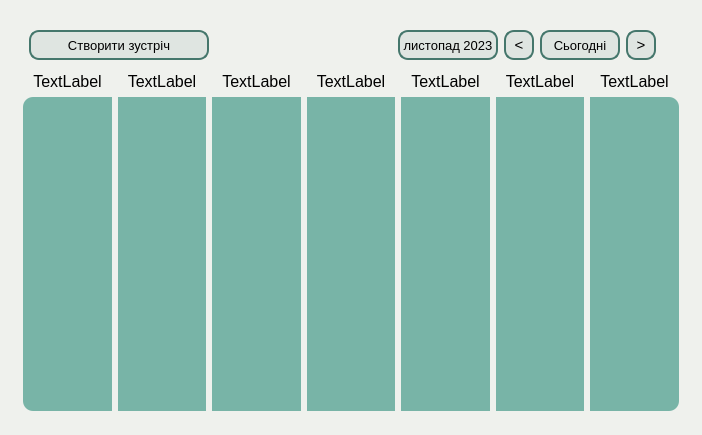
<?xml version="1.0" encoding="UTF-8"?>
<ui version="4.0">
 <class>Form</class>
 <widget class="QWidget" name="Form">
  <property name="geometry">
   <rect>
    <x>0</x>
    <y>0</y>
    <width>702</width>
    <height>435</height>
   </rect>
  </property>
  <property name="windowTitle">
   <string>Form</string>
  </property>
  <property name="styleSheet">
   <string notr="true">background-color: rgb(239, 241, 237);
color: rgb(0, 0, 0);
alternate-background-color: rgb(239, 241, 237);</string>
  </property>
  <layout class="QHBoxLayout" name="horizontalLayout_2">
   <property name="spacing">
    <number>0</number>
   </property>
   <item>
    <layout class="QHBoxLayout" name="horizontalLayout">
     <item>
      <widget class="QGroupBox" name="groupBox">
       <property name="styleSheet">
        <string notr="true">background-color: rgb(239, 241, 237);
border-radius: 10px;</string>
       </property>
       <property name="title">
        <string/>
       </property>
       <layout class="QGridLayout" name="gridLayout_2">
        <property name="topMargin">
         <number>0</number>
        </property>
        <property name="rightMargin">
         <number>0</number>
        </property>
        <property name="bottomMargin">
         <number>0</number>
        </property>
        <item row="1" column="3">
         <widget class="QPushButton" name="chooseDateButton">
          <property name="minimumSize">
           <size>
            <width>100</width>
            <height>30</height>
           </size>
          </property>
          <property name="maximumSize">
           <size>
            <width>100</width>
            <height>30</height>
           </size>
          </property>
          <property name="font">
           <font>
            <pointsize>10</pointsize>
           </font>
          </property>
          <property name="cursor">
           <cursorShape>PointingHandCursor</cursorShape>
          </property>
          <property name="styleSheet">
           <string notr="true">border-radius: 10px;
border-style: solid;
background-color: rgba(69, 119, 108, 25);
border-color: rgb(69, 119, 108);
border-width: 2px;</string>
          </property>
          <property name="text">
           <string>листопад 2023</string>
          </property>
         </widget>
        </item>
        <item row="1" column="1">
         <widget class="QPushButton" name="createMeetButton">
          <property name="sizePolicy">
           <sizepolicy hsizetype="Fixed" vsizetype="Fixed">
            <horstretch>0</horstretch>
            <verstretch>0</verstretch>
           </sizepolicy>
          </property>
          <property name="minimumSize">
           <size>
            <width>180</width>
            <height>30</height>
           </size>
          </property>
          <property name="font">
           <font>
            <pointsize>10</pointsize>
           </font>
          </property>
          <property name="cursor">
           <cursorShape>PointingHandCursor</cursorShape>
          </property>
          <property name="styleSheet">
           <string notr="true">border-radius: 10px;
border-style: solid;
background-color: rgba(69, 119, 108, 25);
border-color: rgb(69, 119, 108);
border-width: 2px;</string>
          </property>
          <property name="text">
           <string>Створити зустріч</string>
          </property>
          <property name="icon">
           <iconset resource="../img/img.qrc">
            <normaloff>:/icons/newMeet.png</normaloff>:/icons/newMeet.png</iconset>
          </property>
         </widget>
        </item>
        <item row="1" column="4">
         <widget class="QPushButton" name="dateBack">
          <property name="sizePolicy">
           <sizepolicy hsizetype="Fixed" vsizetype="Fixed">
            <horstretch>0</horstretch>
            <verstretch>0</verstretch>
           </sizepolicy>
          </property>
          <property name="minimumSize">
           <size>
            <width>30</width>
            <height>30</height>
           </size>
          </property>
          <property name="maximumSize">
           <size>
            <width>30</width>
            <height>30</height>
           </size>
          </property>
          <property name="font">
           <font>
            <pointsize>11</pointsize>
           </font>
          </property>
          <property name="cursor">
           <cursorShape>PointingHandCursor</cursorShape>
          </property>
          <property name="styleSheet">
           <string notr="true">border-radius: 10px;
border-style: solid;
background-color: rgba(69, 119, 108, 25);
border-color: rgb(69, 119, 108);
border-width: 2px;</string>
          </property>
          <property name="text">
           <string>&lt;</string>
          </property>
         </widget>
        </item>
        <item row="1" column="5">
         <widget class="QPushButton" name="todayButton">
          <property name="minimumSize">
           <size>
            <width>80</width>
            <height>30</height>
           </size>
          </property>
          <property name="maximumSize">
           <size>
            <width>80</width>
            <height>30</height>
           </size>
          </property>
          <property name="font">
           <font>
            <pointsize>10</pointsize>
           </font>
          </property>
          <property name="cursor">
           <cursorShape>PointingHandCursor</cursorShape>
          </property>
          <property name="styleSheet">
           <string notr="true">border-radius: 10px;
border-style: solid;
background-color: rgba(69, 119, 108, 25);
border-color: rgb(69, 119, 108);
border-width: 2px;</string>
          </property>
          <property name="text">
           <string>Сьогодні</string>
          </property>
         </widget>
        </item>
        <item row="2" column="1">
         <spacer name="verticalSpacer_2">
          <property name="orientation">
           <enum>Qt::Vertical</enum>
          </property>
          <property name="sizeType">
           <enum>QSizePolicy::Fixed</enum>
          </property>
          <property name="sizeHint" stdset="0">
           <size>
            <width>20</width>
            <height>6</height>
           </size>
          </property>
         </spacer>
        </item>
        <item row="1" column="8">
         <spacer name="horizontalSpacer_2">
          <property name="orientation">
           <enum>Qt::Horizontal</enum>
          </property>
          <property name="sizeType">
           <enum>QSizePolicy::Fixed</enum>
          </property>
          <property name="sizeHint" stdset="0">
           <size>
            <width>20</width>
            <height>20</height>
           </size>
          </property>
         </spacer>
        </item>
        <item row="0" column="1">
         <spacer name="verticalSpacer_3">
          <property name="orientation">
           <enum>Qt::Vertical</enum>
          </property>
          <property name="sizeType">
           <enum>QSizePolicy::Fixed</enum>
          </property>
          <property name="sizeHint" stdset="0">
           <size>
            <width>20</width>
            <height>13</height>
           </size>
          </property>
         </spacer>
        </item>
        <item row="1" column="6">
         <widget class="QPushButton" name="dateForward">
          <property name="sizePolicy">
           <sizepolicy hsizetype="Fixed" vsizetype="Fixed">
            <horstretch>0</horstretch>
            <verstretch>0</verstretch>
           </sizepolicy>
          </property>
          <property name="minimumSize">
           <size>
            <width>30</width>
            <height>30</height>
           </size>
          </property>
          <property name="maximumSize">
           <size>
            <width>30</width>
            <height>30</height>
           </size>
          </property>
          <property name="font">
           <font>
            <pointsize>11</pointsize>
           </font>
          </property>
          <property name="cursor">
           <cursorShape>PointingHandCursor</cursorShape>
          </property>
          <property name="styleSheet">
           <string notr="true">border-radius: 10px;
border-style: solid;
background-color: rgba(69, 119, 108, 25);
border-color: rgb(69, 119, 108);
border-width: 2px;</string>
          </property>
          <property name="text">
           <string>&gt;</string>
          </property>
         </widget>
        </item>
        <item row="1" column="2">
         <spacer name="horizontalSpacer">
          <property name="orientation">
           <enum>Qt::Horizontal</enum>
          </property>
          <property name="sizeHint" stdset="0">
           <size>
            <width>40</width>
            <height>20</height>
           </size>
          </property>
         </spacer>
        </item>
        <item row="3" column="0" colspan="9">
         <layout class="QGridLayout" name="daysContainer">
          <property name="rightMargin">
           <number>9</number>
          </property>
          <property name="horizontalSpacing">
           <number>3</number>
          </property>
          <item row="2" column="1" colspan="7">
           <spacer name="verticalSpacer_4">
            <property name="orientation">
             <enum>Qt::Vertical</enum>
            </property>
            <property name="sizeType">
             <enum>QSizePolicy::Fixed</enum>
            </property>
            <property name="sizeHint" stdset="0">
             <size>
              <width>20</width>
              <height>10</height>
             </size>
            </property>
           </spacer>
          </item>
          <item row="1" column="1" colspan="7">
           <widget class="QScrollArea" name="scrollArea">
            <property name="sizePolicy">
             <sizepolicy hsizetype="Preferred" vsizetype="Expanding">
              <horstretch>0</horstretch>
              <verstretch>0</verstretch>
             </sizepolicy>
            </property>
            <property name="frameShape">
             <enum>QFrame::VLine</enum>
            </property>
            <property name="lineWidth">
             <number>1</number>
            </property>
            <property name="horizontalScrollBarPolicy">
             <enum>Qt::ScrollBarAlwaysOff</enum>
            </property>
            <property name="widgetResizable">
             <bool>true</bool>
            </property>
            <widget class="QWidget" name="scrollAreaWidgetContents">
             <property name="geometry">
              <rect>
               <x>0</x>
               <y>0</y>
               <width>663</width>
               <height>330</height>
              </rect>
             </property>
             <layout class="QVBoxLayout" name="verticalLayout">
              <property name="leftMargin">
               <number>0</number>
              </property>
              <property name="topMargin">
               <number>0</number>
              </property>
              <property name="rightMargin">
               <number>0</number>
              </property>
              <property name="bottomMargin">
               <number>0</number>
              </property>
              <item>
               <layout class="QGridLayout" name="gridLayout_3">
                <item row="1" column="4">
                 <widget class="QWidget" name="dayColumn5" native="true">
                  <property name="sizePolicy">
                   <sizepolicy hsizetype="Preferred" vsizetype="Expanding">
                    <horstretch>0</horstretch>
                    <verstretch>0</verstretch>
                   </sizepolicy>
                  </property>
                  <property name="styleSheet">
                   <string notr="true">background-color: rgb(120, 180, 167);
alternate-background-color: rgb(120, 180, 167);
border-color: rgb(120, 180, 167);
border-radius: 0px;</string>
                  </property>
                  <layout class="QVBoxLayout" name="dayColumn5Layout">
                   <property name="spacing">
                    <number>9</number>
                   </property>
                   <property name="leftMargin">
                    <number>6</number>
                   </property>
                   <property name="topMargin">
                    <number>6</number>
                   </property>
                   <property name="rightMargin">
                    <number>6</number>
                   </property>
                   <property name="bottomMargin">
                    <number>6</number>
                   </property>
                   <item>
                    <spacer name="verticalSpacer_8">
                     <property name="orientation">
                      <enum>Qt::Vertical</enum>
                     </property>
                     <property name="sizeHint" stdset="0">
                      <size>
                       <width>20</width>
                       <height>40</height>
                      </size>
                     </property>
                    </spacer>
                   </item>
                  </layout>
                 </widget>
                </item>
                <item row="1" column="6">
                 <widget class="QWidget" name="dayColumn7" native="true">
                  <property name="sizePolicy">
                   <sizepolicy hsizetype="Preferred" vsizetype="Expanding">
                    <horstretch>0</horstretch>
                    <verstretch>0</verstretch>
                   </sizepolicy>
                  </property>
                  <property name="styleSheet">
                   <string notr="true">background-color: rgb(120, 180, 167);
alternate-background-color: rgb(120, 180, 167);
border-radius: 0px;
border-top-right-radius: 10px;
border-bottom-right-radius: 10px;</string>
                  </property>
                  <layout class="QVBoxLayout" name="dayColumn7Layout">
                   <property name="spacing">
                    <number>9</number>
                   </property>
                   <property name="leftMargin">
                    <number>6</number>
                   </property>
                   <property name="topMargin">
                    <number>6</number>
                   </property>
                   <property name="rightMargin">
                    <number>6</number>
                   </property>
                   <property name="bottomMargin">
                    <number>6</number>
                   </property>
                   <item>
                    <spacer name="verticalSpacer_10">
                     <property name="orientation">
                      <enum>Qt::Vertical</enum>
                     </property>
                     <property name="sizeHint" stdset="0">
                      <size>
                       <width>20</width>
                       <height>40</height>
                      </size>
                     </property>
                    </spacer>
                   </item>
                  </layout>
                 </widget>
                </item>
                <item row="1" column="1">
                 <widget class="QWidget" name="dayColumn2" native="true">
                  <property name="sizePolicy">
                   <sizepolicy hsizetype="Preferred" vsizetype="Expanding">
                    <horstretch>0</horstretch>
                    <verstretch>0</verstretch>
                   </sizepolicy>
                  </property>
                  <property name="styleSheet">
                   <string notr="true">background-color: rgb(120, 180, 167);
alternate-background-color: rgb(120, 180, 167);
border-color: rgb(120, 180, 167);
border-radius: 0px;</string>
                  </property>
                  <layout class="QVBoxLayout" name="dayColumn2Layout">
                   <property name="spacing">
                    <number>9</number>
                   </property>
                   <property name="leftMargin">
                    <number>6</number>
                   </property>
                   <property name="topMargin">
                    <number>6</number>
                   </property>
                   <property name="rightMargin">
                    <number>6</number>
                   </property>
                   <property name="bottomMargin">
                    <number>6</number>
                   </property>
                   <item>
                    <spacer name="verticalSpacer_5">
                     <property name="orientation">
                      <enum>Qt::Vertical</enum>
                     </property>
                     <property name="sizeType">
                      <enum>QSizePolicy::Expanding</enum>
                     </property>
                     <property name="sizeHint" stdset="0">
                      <size>
                       <width>20</width>
                       <height>40</height>
                      </size>
                     </property>
                    </spacer>
                   </item>
                  </layout>
                 </widget>
                </item>
                <item row="1" column="2">
                 <widget class="QWidget" name="dayColumn3" native="true">
                  <property name="sizePolicy">
                   <sizepolicy hsizetype="Preferred" vsizetype="Expanding">
                    <horstretch>0</horstretch>
                    <verstretch>0</verstretch>
                   </sizepolicy>
                  </property>
                  <property name="styleSheet">
                   <string notr="true">background-color: rgb(120, 180, 167);
alternate-background-color: rgb(120, 180, 167);
border-color: rgb(120, 180, 167);
border-radius: 0px;</string>
                  </property>
                  <layout class="QVBoxLayout" name="dayColumn3Layout">
                   <property name="spacing">
                    <number>9</number>
                   </property>
                   <property name="leftMargin">
                    <number>6</number>
                   </property>
                   <property name="topMargin">
                    <number>6</number>
                   </property>
                   <property name="rightMargin">
                    <number>6</number>
                   </property>
                   <property name="bottomMargin">
                    <number>6</number>
                   </property>
                   <item>
                    <spacer name="verticalSpacer_6">
                     <property name="orientation">
                      <enum>Qt::Vertical</enum>
                     </property>
                     <property name="sizeType">
                      <enum>QSizePolicy::Expanding</enum>
                     </property>
                     <property name="sizeHint" stdset="0">
                      <size>
                       <width>20</width>
                       <height>40</height>
                      </size>
                     </property>
                    </spacer>
                   </item>
                  </layout>
                 </widget>
                </item>
                <item row="1" column="0">
                 <widget class="QWidget" name="dayColumn1" native="true">
                  <property name="sizePolicy">
                   <sizepolicy hsizetype="Preferred" vsizetype="Expanding">
                    <horstretch>0</horstretch>
                    <verstretch>0</verstretch>
                   </sizepolicy>
                  </property>
                  <property name="styleSheet">
                   <string notr="true">background-color: rgb(120, 180, 167);
alternate-background-color: rgb(120, 180, 167);
border-color: rgb(120, 180, 167);
border-radius: 0px;
border-top-left-radius: 10px;
border-bottom-left-radius: 10px;</string>
                  </property>
                  <layout class="QVBoxLayout" name="dayColumn1Layout">
                   <property name="spacing">
                    <number>9</number>
                   </property>
                   <property name="leftMargin">
                    <number>6</number>
                   </property>
                   <property name="topMargin">
                    <number>6</number>
                   </property>
                   <property name="rightMargin">
                    <number>6</number>
                   </property>
                   <property name="bottomMargin">
                    <number>6</number>
                   </property>
                   <item>
                    <spacer name="verticalSpacer">
                     <property name="orientation">
                      <enum>Qt::Vertical</enum>
                     </property>
                     <property name="sizeType">
                      <enum>QSizePolicy::Expanding</enum>
                     </property>
                     <property name="sizeHint" stdset="0">
                      <size>
                       <width>20</width>
                       <height>40</height>
                      </size>
                     </property>
                    </spacer>
                   </item>
                  </layout>
                 </widget>
                </item>
                <item row="1" column="5">
                 <widget class="QWidget" name="dayColumn6" native="true">
                  <property name="sizePolicy">
                   <sizepolicy hsizetype="Preferred" vsizetype="Expanding">
                    <horstretch>0</horstretch>
                    <verstretch>0</verstretch>
                   </sizepolicy>
                  </property>
                  <property name="styleSheet">
                   <string notr="true">background-color: rgb(120, 180, 167);
alternate-background-color: rgb(120, 180, 167);
border-color: rgb(120, 180, 167);
border-radius: 0px;</string>
                  </property>
                  <layout class="QVBoxLayout" name="dayColumn6Layout">
                   <property name="spacing">
                    <number>9</number>
                   </property>
                   <property name="leftMargin">
                    <number>6</number>
                   </property>
                   <property name="topMargin">
                    <number>6</number>
                   </property>
                   <property name="rightMargin">
                    <number>6</number>
                   </property>
                   <property name="bottomMargin">
                    <number>6</number>
                   </property>
                   <item>
                    <spacer name="verticalSpacer_9">
                     <property name="orientation">
                      <enum>Qt::Vertical</enum>
                     </property>
                     <property name="sizeHint" stdset="0">
                      <size>
                       <width>20</width>
                       <height>40</height>
                      </size>
                     </property>
                    </spacer>
                   </item>
                  </layout>
                 </widget>
                </item>
                <item row="1" column="3">
                 <widget class="QWidget" name="dayColumn4" native="true">
                  <property name="sizePolicy">
                   <sizepolicy hsizetype="Preferred" vsizetype="Expanding">
                    <horstretch>0</horstretch>
                    <verstretch>0</verstretch>
                   </sizepolicy>
                  </property>
                  <property name="styleSheet">
                   <string notr="true">background-color: rgb(120, 180, 167);
alternate-background-color: rgb(120, 180, 167);
border-color: rgb(120, 180, 167);
border-radius: 0px;</string>
                  </property>
                  <layout class="QVBoxLayout" name="dayColumn4Layout">
                   <property name="spacing">
                    <number>9</number>
                   </property>
                   <property name="leftMargin">
                    <number>6</number>
                   </property>
                   <property name="topMargin">
                    <number>6</number>
                   </property>
                   <property name="rightMargin">
                    <number>6</number>
                   </property>
                   <property name="bottomMargin">
                    <number>6</number>
                   </property>
                   <item>
                    <spacer name="verticalSpacer_7">
                     <property name="orientation">
                      <enum>Qt::Vertical</enum>
                     </property>
                     <property name="sizeHint" stdset="0">
                      <size>
                       <width>20</width>
                       <height>40</height>
                      </size>
                     </property>
                    </spacer>
                   </item>
                  </layout>
                 </widget>
                </item>
                <item row="0" column="0">
                 <widget class="QLabel" name="day1Label">
                  <property name="font">
                   <font>
                    <pointsize>12</pointsize>
                   </font>
                  </property>
                  <property name="styleSheet">
                   <string notr="true">border-top-left-radius: 10px;</string>
                  </property>
                  <property name="text">
                   <string>TextLabel</string>
                  </property>
                  <property name="alignment">
                   <set>Qt::AlignCenter</set>
                  </property>
                 </widget>
                </item>
                <item row="0" column="1">
                 <widget class="QLabel" name="day2Label">
                  <property name="font">
                   <font>
                    <pointsize>12</pointsize>
                   </font>
                  </property>
                  <property name="text">
                   <string>TextLabel</string>
                  </property>
                  <property name="alignment">
                   <set>Qt::AlignCenter</set>
                  </property>
                 </widget>
                </item>
                <item row="0" column="2">
                 <widget class="QLabel" name="day3Label">
                  <property name="font">
                   <font>
                    <pointsize>12</pointsize>
                   </font>
                  </property>
                  <property name="text">
                   <string>TextLabel</string>
                  </property>
                  <property name="alignment">
                   <set>Qt::AlignCenter</set>
                  </property>
                 </widget>
                </item>
                <item row="0" column="3">
                 <widget class="QLabel" name="day4Label">
                  <property name="font">
                   <font>
                    <pointsize>12</pointsize>
                   </font>
                  </property>
                  <property name="text">
                   <string>TextLabel</string>
                  </property>
                  <property name="alignment">
                   <set>Qt::AlignCenter</set>
                  </property>
                 </widget>
                </item>
                <item row="0" column="4">
                 <widget class="QLabel" name="day5Label">
                  <property name="font">
                   <font>
                    <pointsize>12</pointsize>
                   </font>
                  </property>
                  <property name="text">
                   <string>TextLabel</string>
                  </property>
                  <property name="alignment">
                   <set>Qt::AlignCenter</set>
                  </property>
                 </widget>
                </item>
                <item row="0" column="5">
                 <widget class="QLabel" name="day6Label">
                  <property name="font">
                   <font>
                    <pointsize>12</pointsize>
                   </font>
                  </property>
                  <property name="text">
                   <string>TextLabel</string>
                  </property>
                  <property name="alignment">
                   <set>Qt::AlignCenter</set>
                  </property>
                 </widget>
                </item>
                <item row="0" column="6">
                 <widget class="QLabel" name="day7Label">
                  <property name="font">
                   <font>
                    <pointsize>12</pointsize>
                   </font>
                  </property>
                  <property name="styleSheet">
                   <string notr="true">border-top-right-radius: 10px;</string>
                  </property>
                  <property name="text">
                   <string>TextLabel</string>
                  </property>
                  <property name="alignment">
                   <set>Qt::AlignCenter</set>
                  </property>
                 </widget>
                </item>
               </layout>
              </item>
             </layout>
            </widget>
           </widget>
          </item>
         </layout>
        </item>
       </layout>
      </widget>
     </item>
    </layout>
   </item>
  </layout>
 </widget>
 <resources>
  <include location="../img/img.qrc"/>
 </resources>
 <connections/>
</ui>
